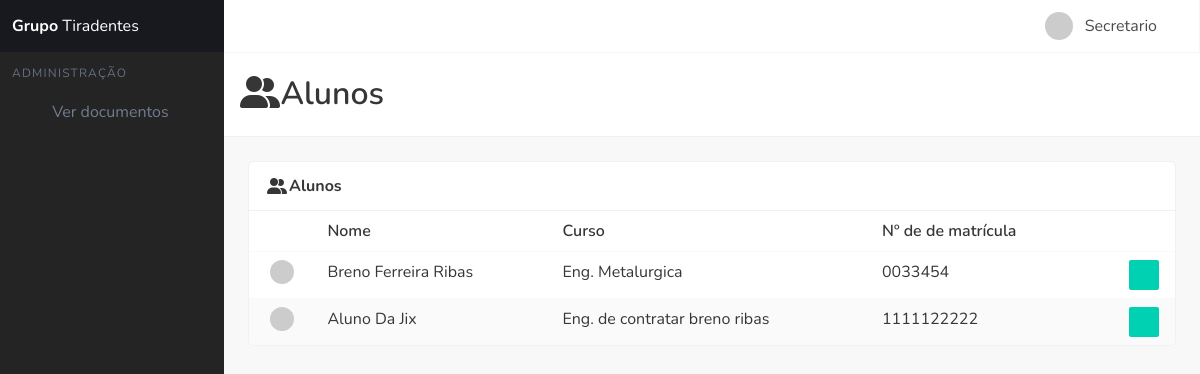
The page / on the database its author committed.
### tables this page shows
CREATE TABLE `alunos` (
  `id` int(11) NOT NULL,
  `nome` varchar(255) NOT NULL,
  `matricula` varchar(255) NOT NULL,
  `curso` varchar(255) NOT NULL
);

### index.php (the view, shortened to what this page needs)
<?php
include "./config/conexao.php";
?>
<!DOCTYPE html>
<html lang="pt-Br" class="has-aside-left has-aside-mobile-transition has-navbar-fixed-top has-aside-expanded">
<head>
    <link rel="stylesheet" href="css/main.min.css">
    <link rel="stylesheet" href="https://cdnjs.cloudflare.com/ajax/libs/font-awesome/6.0.0-beta2/css/all.min.css" />
</head>
<body>
    <div id="app">
        <nav id="navbar-main" class="navbar is-fixed-top">
            <div class="navbar-menu fadeIn animated faster" id="navbar-menu">
                <div class="navbar-end">
                    <div class="navbar-item has-dropdown has-dropdown-with-icons has-divider has-user-avatar is-hoverable">
                        <a class="navbar-link is-arrowless">
                            <div class="is-user-avatar">
                                <img src="https://avatars.dicebear.com/v2/initials/Secretario.svg" alt="John Doe">
                            </div>
                            <div class="is-user-name"><span>Secretario</span></div>
                            <span class="icon"><i class="mdi mdi-chevron-down"></i></span>
                        </a>
                    </div>
                </div>
            </div>
        </nav>
        <?php include "./config/side_bar.php";  ?>
        <section class="hero is-hero-bar">
            <div class="hero-body">
                <div class="level">
                    <div class="level-left">
                        <div class="level-item">
                            <h1 class="title">
                            <span class="icon"><i class="fas fa-user-friends"></i></span> Alunos
                            </h1>
                        </div>
                    </div>
                </div>
            </div>
        </section>
        <div id='loadApp'>
            <section class="section is-main-section">
                <div class="card has-table">
                    <header class="card-header">
                        <p class="card-header-title">
                            <span class="icon"><i class="fas fa-user-friends"></i></span>
                              Alunos
                        </p>
                        <a href="#" class="card-header-icon">
                            <span class="icon"><i class="mdi mdi-reload"></i></span>
                        </a>
                    </header>
                    <div class="card-content">
                        <div class="b-table has-pagination">
                            <div class="table-wrapper has-mobile-cards">
                                <table class="table is-fullwidth is-striped is-hoverable is-fullwidth">
                                    <thead>
                                        <tr>
                                            <th> </th>
                                            <th>Nome</th>
                                            <th>Curso</th>
                                            <th>Nº de de matrícula</th>
                                            <th></th>
                                        </tr>
                                    </thead>
                                    <tbody>
                                        <tr>
                                            <?php
                                            $sql_alunos = $sqli->query("SELECT * FROM alunos ");
                                            while ($row_table = $sql_alunos->fetch_assoc()) {
                                                $nome_limpo = str_replace(" ", "-", $row_table['nome']);
                                            ?>
                                                <td class="is-image-cell">
                                                    <div class="image">
                                                        <img src="https://avatars.dicebear.com/v2/initials/<?php echo $nome_limpo ?>.svg" class="is-rounded" alt="Image">
                                                    </div>
                                                </td>
                                                <td data-label="Comany"><?php echo $row_table['nome'];  ?></td>
                                                <td data-label=""><?php echo $row_table['curso'];   ?></td>
                                                <td data-label=""><?php echo $row_table['matricula'];  ?></td>
                                                <td class="is-actions-cell">
                                                    <div class="buttons is-right">
                                                        <a href="aluno.php?id=<?php echo $row_table['id']; ?>">
                                                            <button class="button is-small is-primary jb-modal"  type="button">
                                                                <span class="icon"><i class="mdi mdi-eye"></i></span>
                                                            </button>
                                                        </a>
                                                    </div>
                                                </td>
                                        </tr>
                                    <?php } ?>
                                    </tbody>
                                </table>
                            </div>
                        </div>
                    </div>
                </div>
            </section>
        </div>
        <link rel="stylesheet" href="https://cdn.materialdesignicons.com/4.9.95/css/materialdesignicons.min.css">
</body>
</html>

### rows shown on the page
alunos: nome "Breno Ferreira Ribas", curso "Eng. Metalurgica", matricula "0033454"
alunos: nome "Aluno Da Jix", curso "Eng. de contratar breno ribas", matricula "1111122222"
